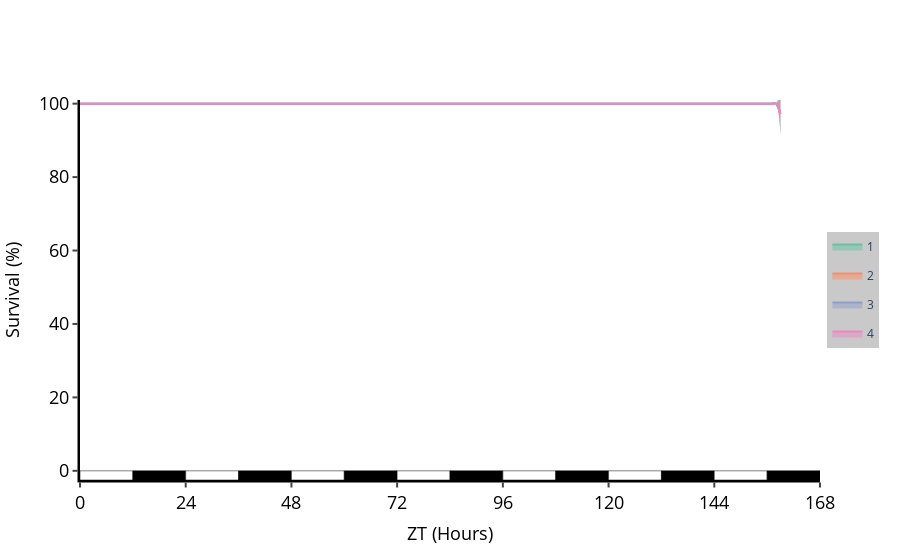

Here is the notebook cell this chart was saved with:
### Code cell
dfp.survival_plot(facet_col='exp_group', repeat = 'repeat').show()

### Figure 1 — Plotly figure (JSON) as saved in the notebook; plotly's stock layout.template omitted (floating-point values rounded to 4 significant figures; data arrays with more than 128 entries replaced by an {"elided": "..."} marker saying what was removed)
{"data": [{"legendgroup": "1", "line": {"shape": "spline", "width": 0}, "marker": {"color": "#444"}, "mode": "lines", "showlegend": false, "type": "scatter", "x": {"elided": "160 int values"}, "y": {"elided": "160 float values"}}, {"fill": "tonexty", "legendgroup": "1", "line": {"color": "rgb(102,194,165)", "shape": "spline"}, "mode": "lines", "name": "1", "type": "scatter", "x": {"elided": "160 int values"}, "y": {"elided": "160 float values"}}, {"fill": "tonexty", "legendgroup": "1", "line": {"shape": "spline", "width": 0}, "marker": {"color": "rgb(102,194,165)"}, "mode": "lines", "showlegend": false, "type": "scatter", "x": {"elided": "160 int values"}, "y": {"elided": "160 float values"}}, {"legendgroup": "2", "line": {"shape": "spline", "width": 0}, "marker": {"color": "#444"}, "mode": "lines", "showlegend": false, "type": "scatter", "x": {"elided": "160 int values"}, "y": {"elided": "160 float values"}}, {"fill": "tonexty", "legendgroup": "2", "line": {"color": "rgb(252,141,98)", "shape": "spline"}, "mode": "lines", "name": "2", "type": "scatter", "x": {"elided": "160 int values"}, "y": {"elided": "160 float values"}}, {"fill": "tonexty", "legendgroup": "2", "line": {"shape": "spline", "width": 0}, "marker": {"color": "rgb(252,141,98)"}, "mode": "lines", "showlegend": false, "type": "scatter", "x": {"elided": "160 int values"}, "y": {"elided": "160 float values"}}, {"legendgroup": "3", "line": {"shape": "spline", "width": 0}, "marker": {"color": "#444"}, "mode": "lines", "showlegend": false, "type": "scatter", "x": {"elided": "160 int values"}, "y": {"elided": "160 float values"}}, {"fill": "tonexty", "legendgroup": "3", "line": {"color": "rgb(141,160,203)", "shape": "spline"}, "mode": "lines", "name": "3", "type": "scatter", "x": {"elided": "160 int values"}, "y": {"elided": "160 float values"}}, {"fill": "tonexty", "legendgroup": "3", "line": {"shape": "spline", "width": 0}, "marker": {"color": "rgb(141,160,203)"}, "mode": "lines", "showlegend": false, "type": "scatter", "x": {"elided": "160 int values"}, "y": {"elided": "160 float values"}}, {"legendgroup": "4", "line": {"shape": "spline", "width": 0}, "marker": {"color": "#444"}, "mode": "lines", "showlegend": false, "type": "scatter", "x": {"elided": "160 int values"}, "y": {"elided": "160 float values"}}, {"fill": "tonexty", "legendgroup": "4", "line": {"color": "rgb(231,138,195)", "shape": "spline"}, "mode": "lines", "name": "4", "type": "scatter", "x": {"elided": "160 int values"}, "y": {"elided": "160 float values"}}, {"fill": "tonexty", "legendgroup": "4", "line": {"shape": "spline", "width": 0}, "marker": {"color": "rgb(231,138,195)"}, "mode": "lines", "showlegend": false, "type": "scatter", "x": {"elided": "160 int values"}, "y": {"elided": "160 float values"}}], "layout": {"legend": {"bgcolor": "rgba(201, 201, 201, 1)", "bordercolor": "grey", "font": {"size": 12}, "x": 1.01, "y": 0.5}, "plot_bgcolor": "white", "shapes": [{"fillcolor": "white", "line": {"color": "black", "width": 0.5}, "type": "rect", "x0": 0, "x1": 12, "y0": 0, "y1": -2.5}, {"fillcolor": "black", "line": {"color": "black", "width": 0.5}, "type": "rect", "x0": 12, "x1": 24, "y0": 0, "y1": -2.5}, {"fillcolor": "white", "line": {"color": "black", "width": 0.5}, "type": "rect", "x0": 24, "x1": 36, "y0": 0, "y1": -2.5}, {"fillcolor": "black", "line": {"color": "black", "width": 0.5}, "type": "rect", "x0": 36, "x1": 48, "y0": 0, "y1": -2.5}, {"fillcolor": "white", "line": {"color": "black", "width": 0.5}, "type": "rect", "x0": 48, "x1": 60, "y0": 0, "y1": -2.5}, {"fillcolor": "black", "line": {"color": "black", "width": 0.5}, "type": "rect", "x0": 60, "x1": 72, "y0": 0, "y1": -2.5}, {"fillcolor": "white", "line": {"color": "black", "width": 0.5}, "type": "rect", "x0": 72, "x1": 84, "y0": 0, "y1": -2.5}, {"fillcolor": "black", "line": {"color": "black", "width": 0.5}, "type": "rect", "x0": 84, "x1": 96, "y0": 0, "y1": -2.5}, {"fillcolor": "white", "line": {"color": "black", "width": 0.5}, "type": "rect", "x0": 96, "x1": 108, "y0": 0, "y1": -2.5}, {"fillcolor": "black", "line": {"color": "black", "width": 0.5}, "type": "rect", "x0": 108, "x1": 120, "y0": 0, "y1": -2.5}, {"fillcolor": "white", "line": {"color": "black", "width": 0.5}, "type": "rect", "x0": 120, "x1": 132, "y0": 0, "y1": -2.5}, {"fillcolor": "black", "line": {"color": "black", "width": 0.5}, "type": "rect", "x0": 132, "x1": 144, "y0": 0, "y1": -2.5}, {"fillcolor": "white", "line": {"color": "black", "width": 0.5}, "type": "rect", "x0": 144, "x1": 156, "y0": 0, "y1": -2.5}, {"fillcolor": "black", "line": {"color": "black", "width": 0.5}, "type": "rect", "x0": 156, "x1": 168, "y0": 0, "y1": -2.5}], "title": {"text": ""}, "xaxis": {"dtick": 24, "linecolor": "black", "linewidth": 2.5, "range": [0, 168], "showgrid": false, "tick0": 0, "tickfont": {"color": "black", "size": 18}, "ticks": "outside", "tickwidth": 2, "title": {"font": {"color": "black", "size": 18}, "text": "ZT (Hours)"}, "type": "-", "zeroline": false}, "yaxis": {"dtick": 20, "linecolor": "black", "linewidth": 2.5, "range": [-2.5, 101], "rangemode": "tozero", "showgrid": false, "tick0": 0, "tickfont": {"color": "black", "size": 18}, "ticks": "outside", "tickwidth": 2, "title": {"font": {"color": "black", "size": 18}, "text": "Survival (%)"}, "type": "-", "zeroline": false}}}
